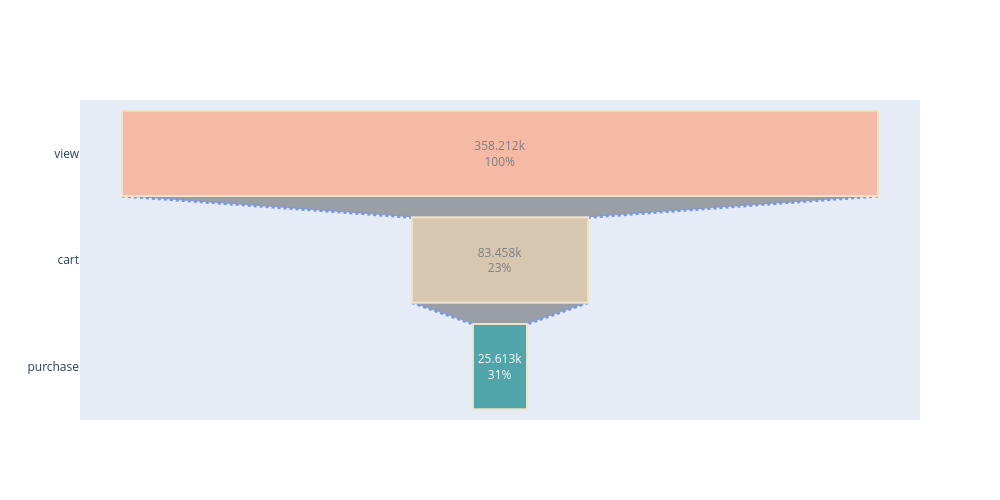

Write notebook code for a chart like this one.
### Markdown cell above
#### funnelplot

### Code cell
fig = go.Figure(go.Funnel(
    y = ["view", "cart", "purchase"],
    x = [view_user, cart_user, paid_user],
    textposition = "inside",
    textinfo = "value + percent previous",
    opacity = 0.65, marker = {"color": ["lightsalmon", "tan", "teal"],
    "line": {"width": [2, 2, 2], "color": ["wheat", "wheat", "wheat",]}},
    connector = {"line": {"color": "royalblue", "dash": "dot", "width": 3}})
    )
fig.update_layout(width=1000, height=500)
fig.show()

### Figure 1 — Plotly figure (JSON) as saved in the notebook; plotly's stock layout.template omitted (floating-point values rounded to 4 significant figures)
{"data": [{"connector": {"line": {"color": "royalblue", "dash": "dot", "width": 3}}, "marker": {"color": ["lightsalmon", "tan", "teal"], "line": {"color": ["wheat", "wheat", "wheat"], "width": [2, 2, 2]}}, "opacity": 0.65, "textinfo": "value+percent previous", "textposition": "inside", "type": "funnel", "x": [358212, 83458, 25613], "y": ["view", "cart", "purchase"]}], "layout": {"height": 500, "width": 1000, "xaxis": {"autorange": true, "range": [-199000.0, 199000.0], "type": "linear"}, "yaxis": {"autorange": true, "range": [2.5, -0.5], "type": "category"}}}
